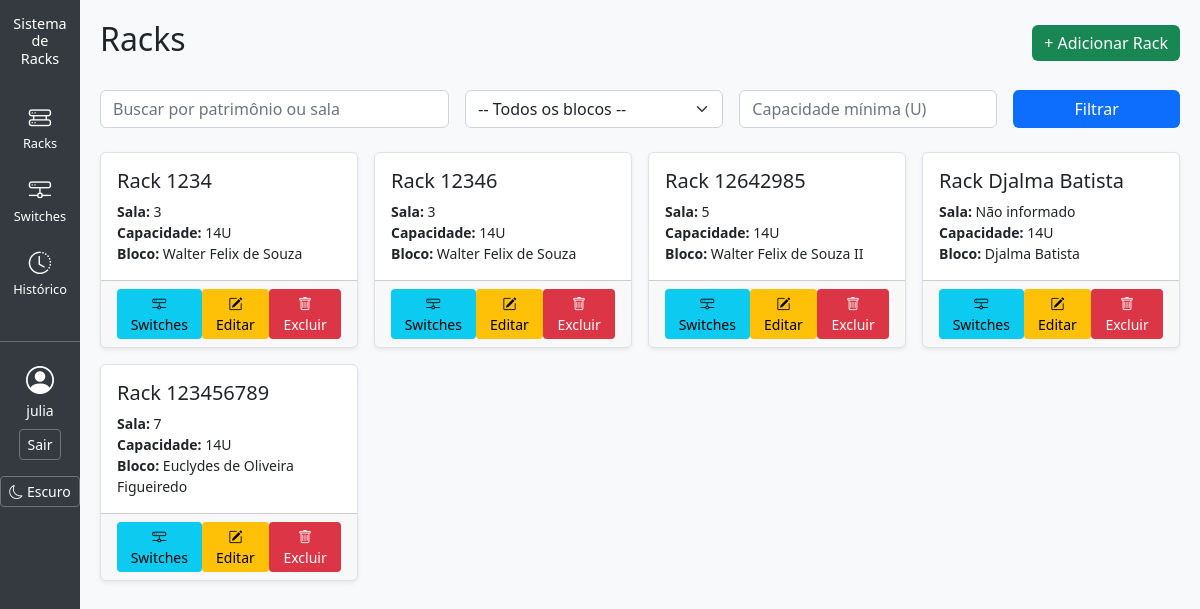
The app's page /inventario/ (signed in), older data.
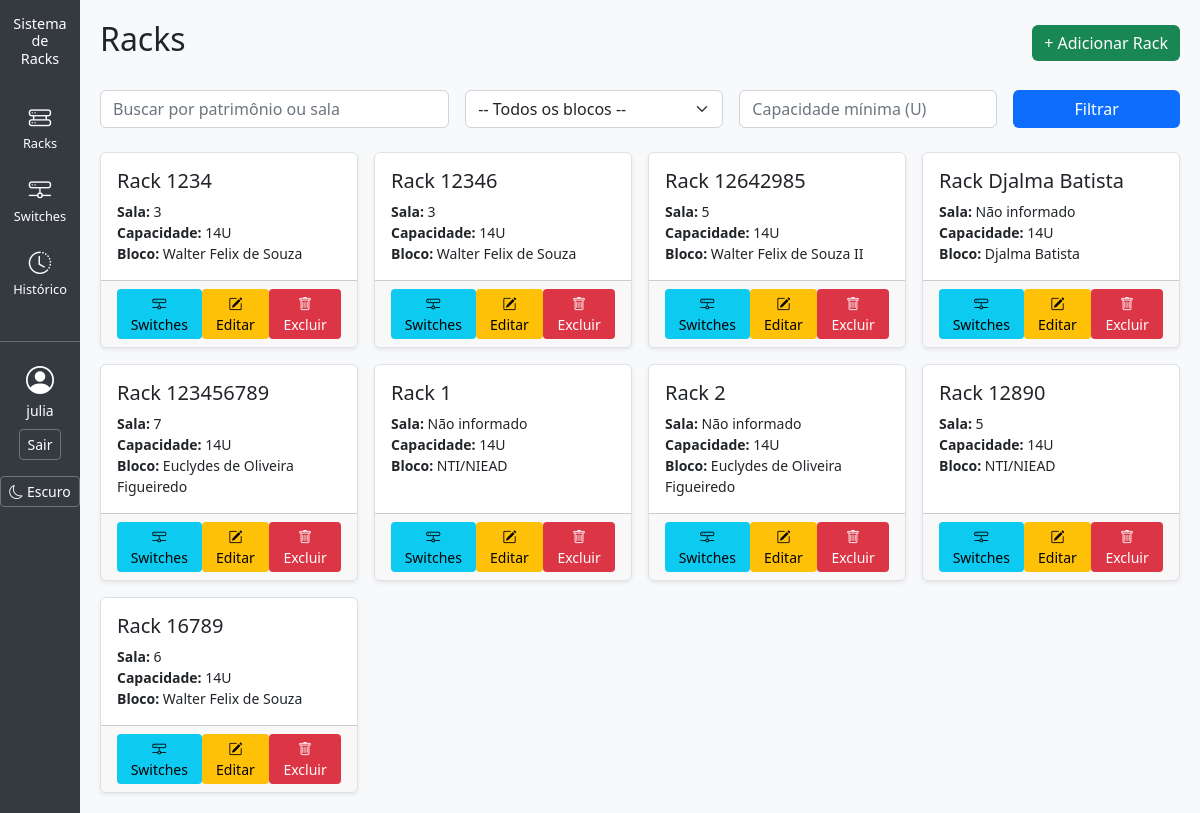
The same page, newer data.
### inventario/models.py (models this page shows, shortened)
class Rack(models.Model):
    id = models.AutoField(primary_key=True)
    num_patrimonio = models.CharField(max_length=50, unique=True, blank=True, null=True)
    capacidade_u = models.IntegerField(blank=False, null=False)
    sala = models.CharField(max_length=100, blank=True, null=True)
    id_bloco = models.ForeignKey(Bloco, on_delete=models.CASCADE, related_name="racks", null=False, blank=True)

class Bloco(models.Model):
    nome_bloco = models.CharField(max_length=100)

### inventario/views.py (the view)
# urls.py: path("", views.rack_list, name="inventario_home"),
@login_required
def rack_list(request):
    racks = Rack.objects.all()
    blocos = Bloco.objects.all()
    q = request.GET.get("q")
    bloco_id = request.GET.get("bloco")
    capacidade_min = request.GET.get("capacidade")
    if q:
        racks = racks.filter(num_patrimonio__icontains=q) | racks.filter(sala__icontains=q)
    if bloco_id:
        racks = racks.filter(id_bloco__id=bloco_id)
    if capacidade_min:
        racks = racks.filter(capacidade_u__gte=capacidade_min)
    return render(request, "rack_list.html", {"racks": racks, "blocos": blocos})

### templates/rack_list.html (shortened to what this page needs)
{% extends "base.html" %}
{% block content %}
<div class="d-flex justify-content-between align-items-center mb-4">
    <h2>Racks</h2>
    <a href="{% url 'rack_create' %}" class="btn btn-success">+ Adicionar Rack</a>
</div>
<form method="get" class="row g-3 mb-4">
    <div class="col-md-4">
        <input type="text" name="q" class="form-control" placeholder="Buscar por patrimônio ou sala"
               value="{{ request.GET.q }}">
    </div>
    <div class="col-md-3">
        <select name="bloco" class="form-select">
            <option value="">-- Todos os blocos --</option>
        </select>
    </div>
    <div class="col-md-3">
        <input type="number" name="capacidade" class="form-control" placeholder="Capacidade mínima (U)"
               value="{{ request.GET.capacidade }}">
    </div>
    <div class="col-md-2 d-grid">
        <button type="submit" class="btn btn-primary">Filtrar</button>
    </div>
</form>
<div class="row row-cols-1 row-cols-md-4 g-3">
    {% for rack in racks %}
    <div class="col">
        <div class="card shadow-sm h-100">
            <div class="card-body">
                <h5 class="card-title">Rack {% if rack.num_patrimonio %} {{ rack.num_patrimonio }} {%else%} {{ rack.id_bloco.nome_bloco }} {% endif %}</h5>
                <p class="card-text small">
                    <strong>Sala:</strong> {{ rack.sala|default:"Não informado" }} <br>
                    <strong>Capacidade:</strong> {{ rack.capacidade_u|default:"-" }}U <br>
                    <strong>Bloco:</strong> {{ rack.id_bloco.nome_bloco }}
                </p>
            </div>
            <div class="card-footer d-flex justify-content-around">
                <a href="{% url 'switches_por_rack' rack.id %}" class="btn btn-info btn-sm" title="Ver Switches">
                    <i class="bi bi-hdd-network"></i> Switches
                </a>
                <a href="{% url 'rack_update' rack.id %}" class="btn btn-warning btn-sm" title="Editar Rack">
                    <i class="bi bi-pencil-square"></i> Editar
                </a>
                <a href="{% url 'rack_delete' rack.id %}" class="btn btn-danger btn-sm" title="Excluir Rack">
                    <i class="bi bi-trash"></i> Excluir
                </a>
            </div>
        </div>
    </div>
    {% empty %}
    <div class="col">
        <div class="alert alert-info">Nenhum rack cadastrado.</div>
    </div>
    {% endfor %}
</div>
{% endblock %}

### templates/base.html (shortened to what this page needs)
<!DOCTYPE html>
<html lang="pt-br">
<head>
  <link href="https://cdn.jsdelivr.net/npm/bootstrap@5.3.0/dist/css/bootstrap.min.css" rel="stylesheet">
  <link rel="stylesheet" href="https://cdn.jsdelivr.net/npm/bootstrap-icons@1.10.5/font/bootstrap-icons.css">
</head>
<body class="theme-light">
  <div class="sidebar d-none d-md-flex">
    <h4 class="text-white mb-4">Sistema<br>de<br>Racks</h4>
    <ul class="nav flex-column mb-3 w-100">
      <li class="nav-item">
        <a href="{% url 'rack_list' %}"
          class="nav-link {% if request.resolver_match.url_name == 'rack_list' %}active{% endif %}">
          <i class="bi bi-hdd-rack"></i>
          <span class="d-none d-lg-inline">Racks</span>
        </a>
      </li>
      <li>
        <a href="{% url 'switch_list' %}"
          class="nav-link {% if request.resolver_match.url_name == 'switch_list' %}active{% endif %}">
          <i class="bi bi-hdd-network"></i>
          <span class="d-none d-lg-inline">Switches</span>
        </a>
      </li>
      <li>
        <a href="{% url 'historico_list' %}"
          class="nav-link {% if request.resolver_match.url_name == 'historico_list' %}active{% endif %}">
          <i class="bi bi-clock-history"></i>
          <span class="d-none d-lg-inline">Histórico</span>
        </a>
      </li>
    </ul>
    <hr class="w-100">
    <div class="text-center px-2">
      {% if user.is_authenticated %}
      <i class="bi bi-person-circle fs-3"></i>
      <div class="small text-white">{{ user.username }}</div>
      <a href="{% url 'logout' %}" class="btn btn-outline-light btn-sm mt-2 w-100">Sair</a>
      {% else %}
      <a href="{% url 'login' %}" class="btn btn-outline-light btn-sm mt-2 w-100">Entrar</a>
      {% endif %}
    </div>
    <div class="mt-3">
      <button id="toggle-theme" class="btn btn-outline-light btn-sm w-100">
        <i class="bi bi-moon"></i> Escuro
      </button>
    </div>
  </div>
  <div class="content">
    {% block content %}{% endblock %}
  </div>
</body>
</html>

### templates/base.html (style rules this page uses)
body { display: flex; min-height: 100vh; }
.sidebar { width: 80px; background-color: #343a40; color: #fff; flex-shrink: 0; display: flex; flex-direction: column; align-items: center; padding: 15px 0; }
.sidebar h4 { font-size: 0.9rem; text-align: center; }
.sidebar .nav-link { color: #adb5bd; text-align: center; font-size: 0.8rem; padding: 10px 5px; }
.sidebar .nav-link i { font-size: 1.4rem; display: block; }
.content { flex-grow: 1; padding: 20px; background-color: #f8f9fa; }
.theme-light { --bg-color: #f8f9fa; --text-color: #212529; --card-bg: #ffffff; --input-bg: #ffffff; --input-border: #ced4da; --table-bg: #ffffff; --table-border: #dee2e6; --sidebar-bg: #343a40; --sidebar-text: #ffffff; --placeholder-color: #6c757d; --btn-primary-bg: #0d6efd; --btn-primary-text: #ffffff; --btn-secondary-bg: #6c757d; --btn-secondary-text: #ffffff; }
body { background-color: var(--bg-color); color: var(--text-color); }
.content { background-color: var(--bg-color); color: var(--text-color); }
a { color: var(--link-color); }
.card, .table, .border, .shadow-sm { background-color: var(--card-bg) !important; color: var(--text-color) !important; border-color: var(--table-border) !important; }
input, select, textarea, .form-control { background-color: var(--input-bg) !important; color: var(--text-color) !important; border: 1px solid var(--input-border) !important; }
input::placeholder, textarea::placeholder { color: #aaa; }
.btn-primary { background-color: var(--btn-primary-bg) !important; color: var(--btn-primary-text) !important; border: none; }
.btn-outline-light { color: var(--btn-secondary-text) !important; border-color: var(--btn-secondary-bg) !important; }
.sidebar { background-color: var(--sidebar-bg) !important; color: var(--sidebar-text) !important; }
.sidebar a { color: var(--sidebar-text) !important; }
input::placeholder, textarea::placeholder { color: var(--placeholder-color) !important; }
.form-select { background-color: var(--input-bg) !important; color: var(--text-color) !important; border: 1px solid var(--input-border) !important; }
.form-select option { background-color: var(--card-bg) !important; color: var(--text-color) !important; }
.btn { border: none; }
.btn-primary { background-color: var(--btn-primary-bg) !important; color: var(--btn-primary-text) !important; }
.btn-outline-light { color: var(--btn-secondary-text) !important; border: 1px solid var(--btn-secondary-bg) !important; }

Row changes from the older to the newer data that the page shows:
added Rack: num_patrimonio "1", sala "Não informado", capacidade_u "14", id_bloco.nome_bloco "NTI/NIEAD"
added Rack: num_patrimonio "2", sala "Não informado", capacidade_u "14", id_bloco.nome_bloco "Euclydes de Oliveira Figueiredo"
added Rack: num_patrimonio "12890", sala "5", capacidade_u "14", id_bloco.nome_bloco "NTI/NIEAD"
added Rack: num_patrimonio "16789", sala "6", capacidade_u "14", id_bloco.nome_bloco "Walter Felix de Souza"
